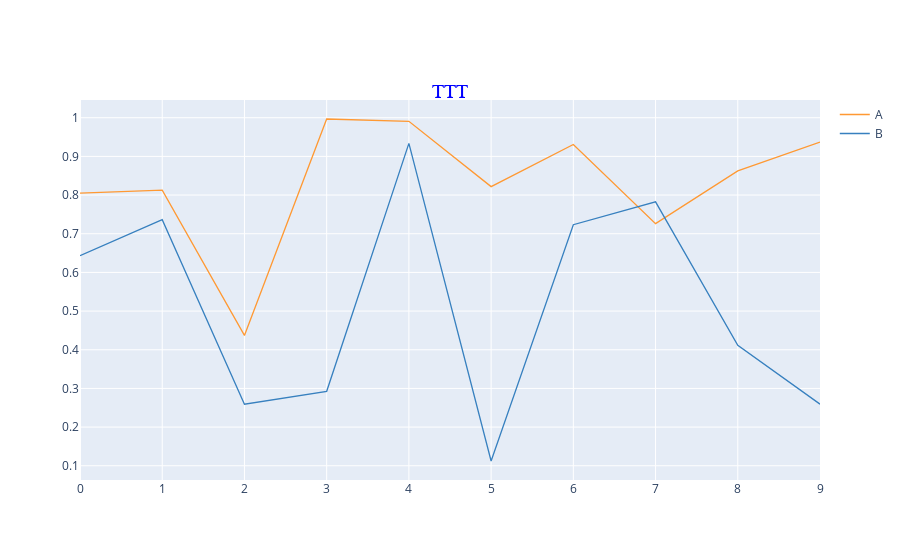

Source (notebook cell):
### Code cell
# 타이틀 레이아웃 변경
layout = {
    'title': {
        'text': 'TTT',
        'font': {
            'family': 'consolas',
            'size': 20,
            'color': 'blue'
        },
        'x': 0.5,
        'y': 0.85
    }
}

df.iplot(kind='scatter', layout=layout)

### Figure 1 — Plotly figure (JSON) as saved in the notebook; plotly's stock layout.template omitted (floating-point values rounded to 4 significant figures)
{"data": [{"line": {"color": "rgba(255, 153, 51, 1.0)", "dash": "solid", "shape": "linear", "width": 1.3}, "mode": "lines", "name": "A", "text": "", "type": "scatter", "x": [0, 1, 2, 3, 4, 5, 6, 7, 8, 9], "y": [0.8051, 0.8126, 0.4371, 0.9967, 0.9906, 0.8219, 0.9309, 0.7262, 0.8625, 0.9371]}, {"line": {"color": "rgba(55, 128, 191, 1.0)", "dash": "solid", "shape": "linear", "width": 1.3}, "mode": "lines", "name": "B", "text": "", "type": "scatter", "x": [0, 1, 2, 3, 4, 5, 6, 7, 8, 9], "y": [0.6431, 0.7365, 0.2593, 0.2925, 0.9336, 0.1123, 0.7234, 0.7824, 0.4113, 0.2593]}], "layout": {"title": {"font": {"color": "blue", "family": "consolas", "size": 20}, "text": "TTT", "x": 0.5, "y": 0.85}}}
